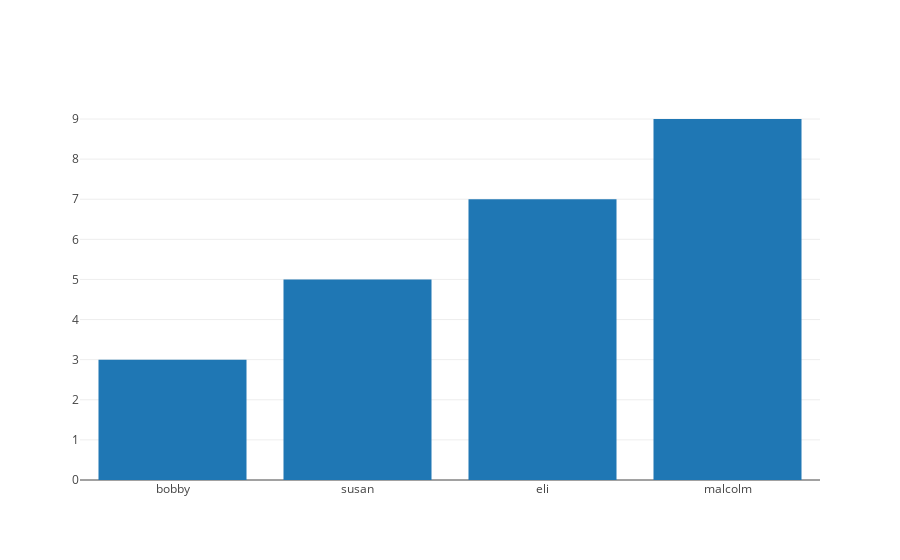

Notebook code for this chart:
### Markdown cell above
We refer to the function `graph_objs.Bar` as a constructor because it literally constructs python dictionaries with a key of `type` that equals `bar`.  Then, we can pass this dictionary to our `iplot` method to display our bar chart.

### Code cell
bar_trace_via_constructor = graph_objs.Bar(
            x=['bobby', 'susan', 'eli', 'malcolm'],
            y=[3, 5, 7, 9]
    )


plotly.offline.iplot([
    bar_trace_via_constructor
])

### Figure 1 — Plotly figure (JSON) as saved in the notebook; plotly's stock layout.template omitted (floating-point values rounded to 4 significant figures)
{"data": [{"type": "bar", "uid": "78ef6a48-99d9-11e8-9ff5-0242ac110039", "x": ["bobby", "susan", "eli", "malcolm"], "y": [3, 5, 7, 9]}], "layout": {}}
